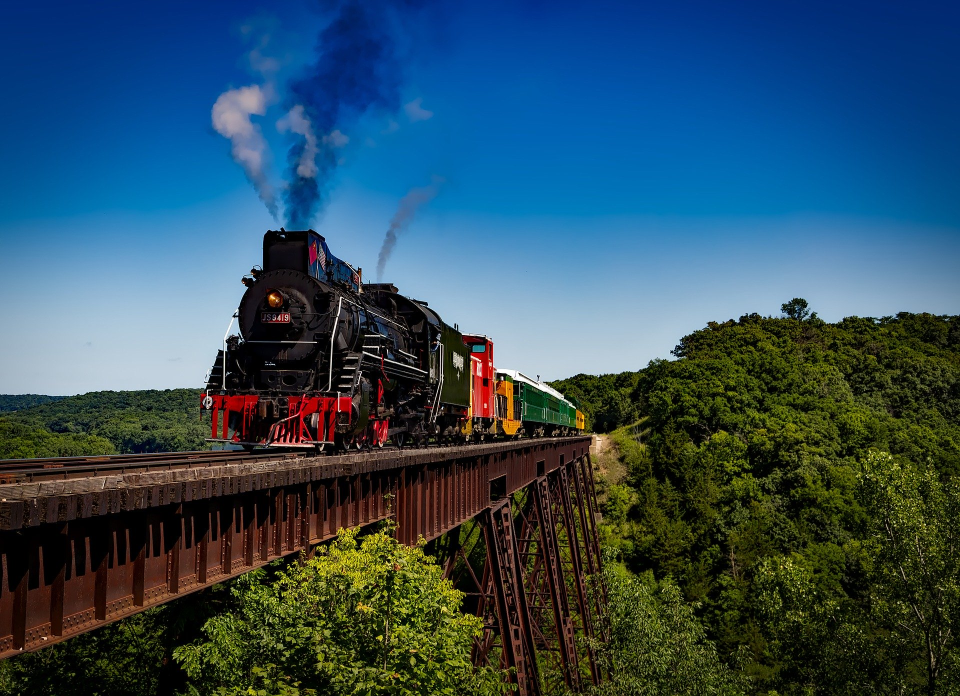
#> input picture Data/train.jpg, 1920 x 1392 px, found by its file name (shown at 1/2 size)
$ python img6.py
#> lines starting #> are read from the running program, lines starting #| are printed output that depends on the picture
from PIL import Image
import numpy as np
img = Image.open("All_Data/data/train.jpg")
#> img is the input picture: PIL image 1920x1392 RGB; mean R, G, B 47.8, 77, 92.9
pix = np.array(img)
print(pix[0:10])
#> (printed output is left out)
pixbg = 1.0 * (pix > 60)
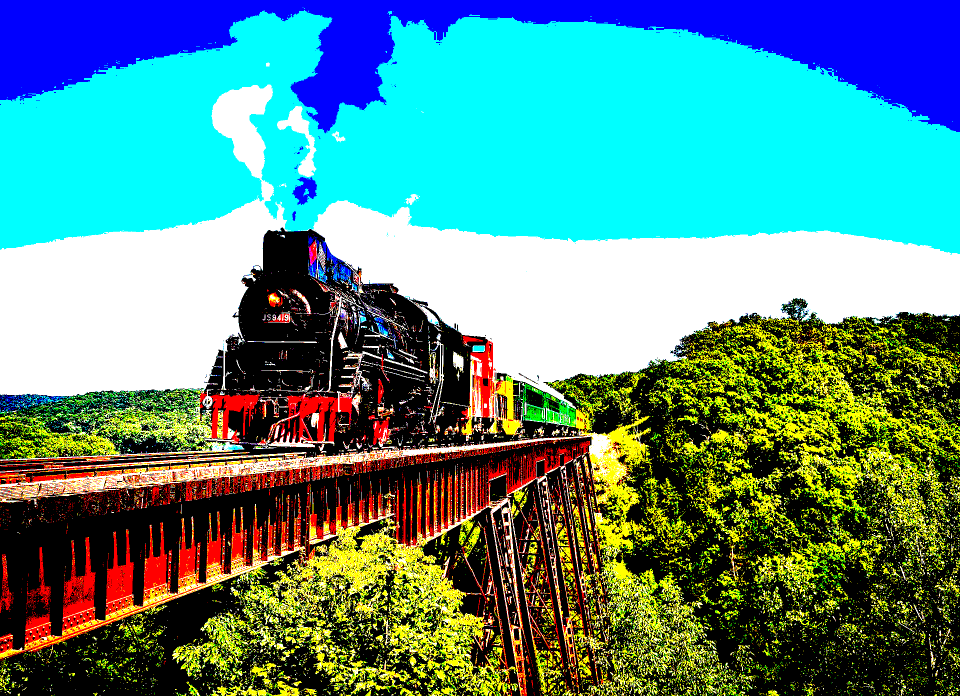
#> pixbg: shape (1392, 1920, 3) float64 (shown at 1/2 size); mean R, G, B 0.332, 0.556, 0.532
img1 = Image.fromarray(pixbg, 'RGB')
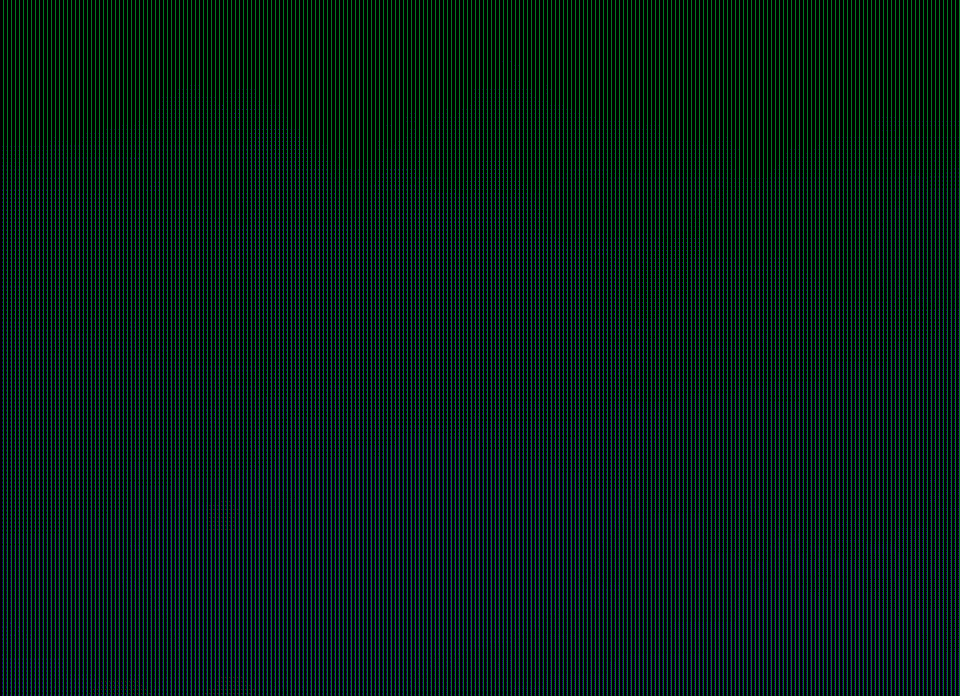
#> img1: PIL image 1920x1392 RGB (shown at 1/2 size); mean R, G, B 3.3, 30, 20.3
# img1.save('my.png')
img1.show()


# [18 lines of commented-out code are left out]

$ run again, with Data/land0.jpg copied over Data/train.jpg
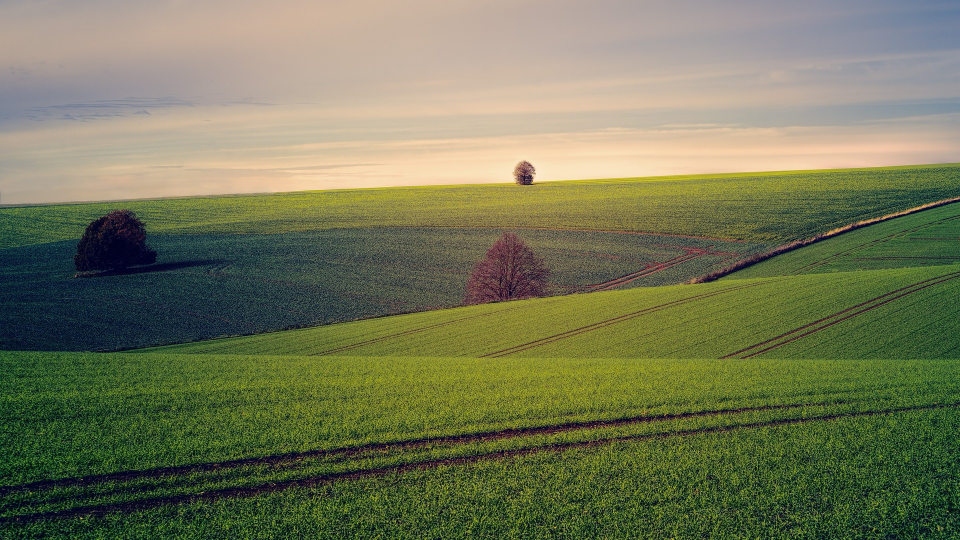
#> input picture Data/land0.jpg, 1920 x 1080 px, found by its file name (shown at 1/2 size)
#> img is the input picture: PIL image 1920x1080 RGB; mean R, G, B 115.2, 119.2, 87.4
#> (printed output is left out)
#> `pixbg = 1.0 * (pix > 60)`:
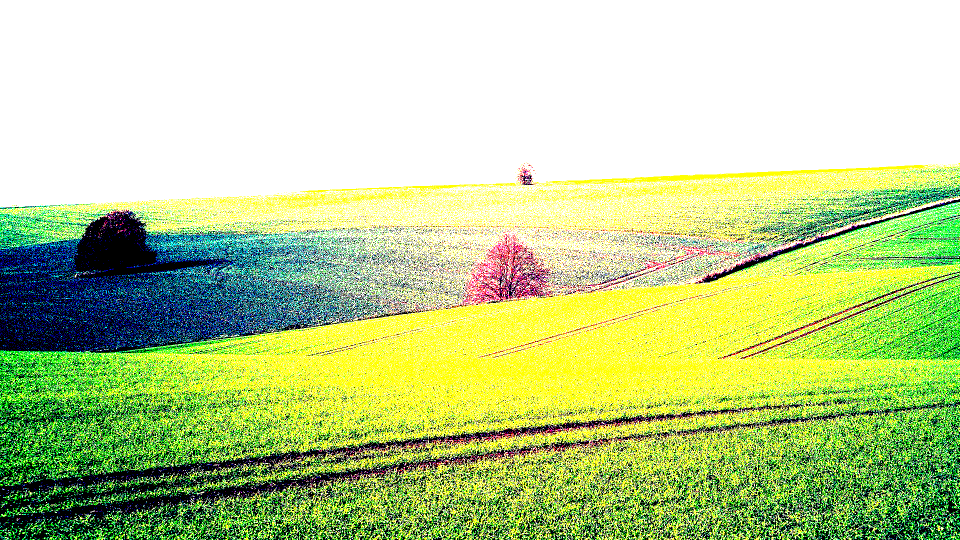
#> pixbg: shape (1080, 1920, 3) float64 (shown at 1/2 size); mean R, G, B 0.734, 0.816, 0.568
#> `img1 = Image.fromarray(pixbg, 'RGB')`:
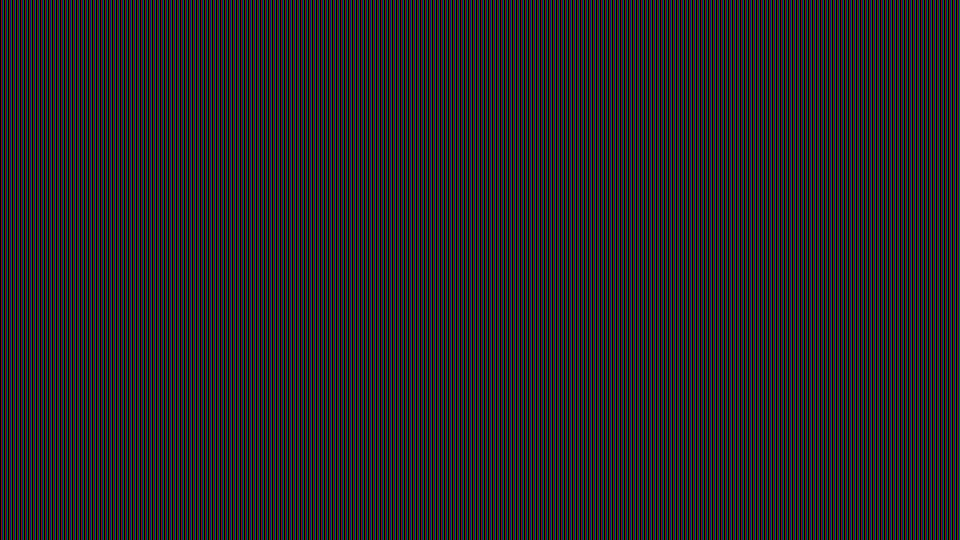
#> img1: PIL image 1920x1080 RGB (shown at 1/2 size); mean R, G, B 37.9, 37.9, 37.9
